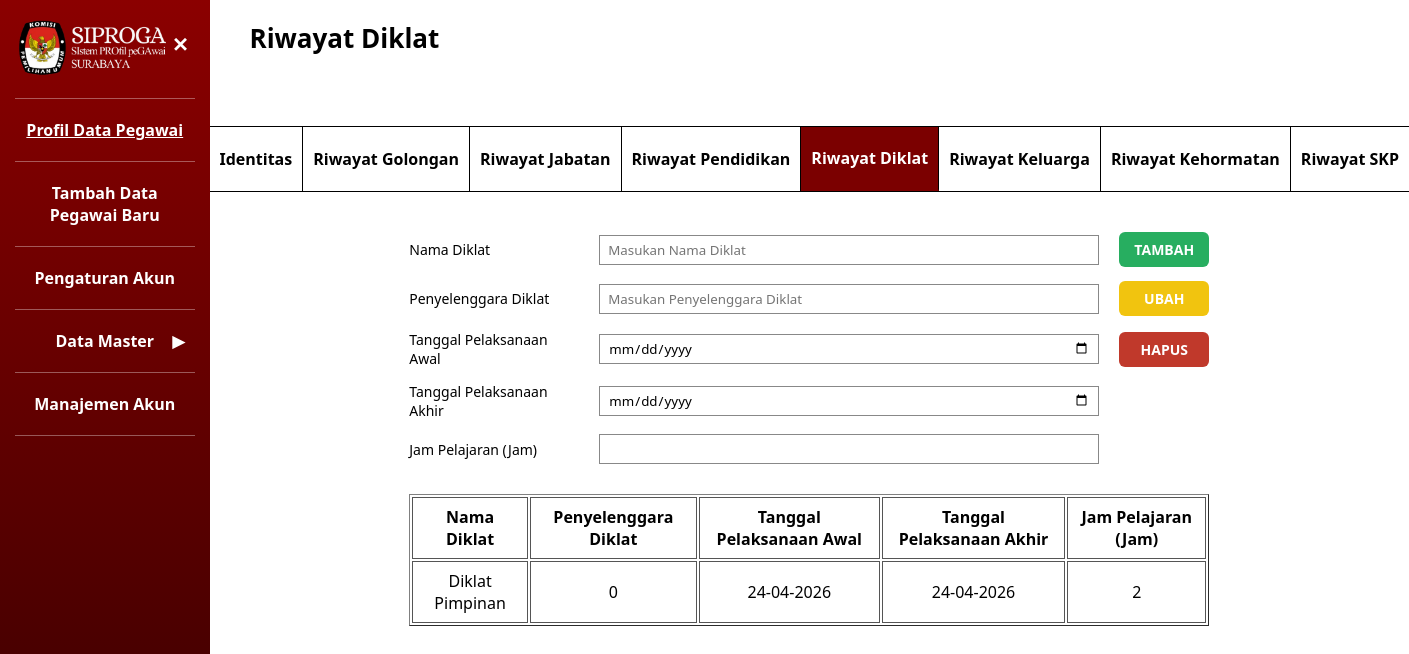
Screenshot of /admin/Admin_Edit_Riwayat_Diklat.php?nip=19170912409801217 (signed in) with the database file from the repository.
### tables this page shows
CREATE TABLE `riwayat_diklat` (
  `id_riwayat_diklat` int UNSIGNED NOT NULL,
  `nip` char(18) NOT NULL,
  `nama_diklat` varchar(100) NOT NULL,
  `penyelenggara_diklat` varchar(100) NOT NULL,
  `tp_awal` date DEFAULT NULL,
  `tp_akhir` date DEFAULT NULL,
  `jp` varchar(100) DEFAULT NULL
);

### admin/Admin_Edit_Riwayat_Diklat.php (the view, shortened to what this page needs)
<?php
include '../config/koneksi.php';
$nip = $_POST['nip'] ?? $_GET['nip'] ?? '';
?>
<!DOCTYPE html>
<html lang="id">
<head>
  <link rel="stylesheet" href="../assets/style.css" />
  <link rel="stylesheet" href="../assets/edit_riwayat.css" />
</head>
<body class="role-admin">
  <aside class="sidebar" id="sidebar">
    <div class="logo_siproga">
      <img src="../auth/Logo_Siproga.png">
      <button class="tombol-menu" id="tombolMenu">✕</button>
    </div>
    <hr class="garis-menu" />
    <a href="Admin_Profil_Data_Pegawai.php" class="item-menu aktif">
      Profil Data Pegawai
    </a>
    <hr class="garis-menu" />
    <a href="Admin_Tambah_Data.php" class="item-menu">
      Tambah Data Pegawai Baru
    </a>
    <hr class="garis-menu" />
    <a href="Admin_Pengaturan_Akun.php" class="item-menu">
      Pengaturan Akun
    </a>
    <hr class="garis-menu" />
    <div class="item-menu" id="menuDataMaster">
      Data Master
      <span class="panah-menu" id="panahDataMaster">▼</span>
    </div>
    <hr class="garis-menu" />
    <a href="Admin_Manajemen_Akun.php" class="item-menu">
      Manajemen Akun
    </a>
    <hr class="garis-menu">
  </aside>
  <main class="konten">
    <h2>Riwayat Diklat</h2>
    <div class="tab-menu">
      <a href="identitas-pegawai.php?nip=<?= $nip ?>" class="tab">Identitas</a>
      <a href="Admin_Edit_Riwayat_Golongan.php?nip=<?= $nip ?>" class="tab">Riwayat Golongan</a>
      <a href="Admin_Edit_Riwayat_Jabatan.php?nip=<?= $nip ?>" class="tab">Riwayat Jabatan</a>
      <a href="Admin_Edit_Riwayat_Pendidikan.php?nip=<?= $nip ?>" class="tab">Riwayat Pendidikan</a>
      <a href="Admin_Edit_Riwayat_Diklat.php?nip=<?= $nip ?>" class="tab aktif">Riwayat Diklat</a>
      <a href="Admin_Edit_Riwayat_Keluarga.php?nip=<?= $nip ?>" class="tab">Riwayat Keluarga</a>
      <a href="Admin_Edit_Riwayat_Kehormatan.php?nip=<?= $nip ?>" class="tab">Riwayat Kehormatan</a>
      <a href="Admin_Edit_Riwayat_SKP.php?nip=<?= $nip ?>" class="tab">Riwayat SKP</a>
    </div>
    <div class="bagian-identitas">
      <div class="form-edit">
      <form method="POST" id="formUpload">
          <div class="baris-form" style="grid-template-columns:170px 500px 120px;">
            <label>Nama Diklat</label>
            <input type="text" name="nama_diklat" placeholder="Masukan Nama Diklat">
            <button type="button" onclick="klikTambah()" class="tombol-tambah btn-kecil">
              TAMBAH
            </button>
          </div>
          <div class="baris-form" style="grid-template-columns:170px 500px 120px;">
            <label>Penyelenggara Diklat</label>
            <input type="text" name="penyelenggara_diklat" placeholder="Masukan Penyelenggara Diklat">
            <button type="button" onclick="klikUbahBeda('id_riwayat_diklat')" class="tombol-ubah btn-kecil">
              UBAH
            </button>
          </div>
          <div class="baris-form" style="grid-template-columns:170px 500px 120px;">
              <label>Tanggal Pelaksanaan Awal</label>
                <input type="date" name="tp_awal">
            <div class="aksi-vertikal">
            <button type="button" onclick="klikHapus('id_riwayat_diklat')" class="tombol-hapus btn-kecil">
              HAPUS
            </button>
            </div>
          </div>
          <div class="baris-form" style="grid-template-columns:170px 500px 120px;">
                <label>Tanggal Pelaksanaan Akhir</label>
                <input type="date" name="tp_akhir">
            </div>
            <div class="baris-form" style="grid-template-columns:170px 500px 120px;">
                <label>Jam Pelajaran (Jam)</label>
                <input type="number" name="jp">
            </div>
          <table class="tabel-riwayat" border="1" cellpadding="5" style="width: 800px;">
            <thead>
              <tr>
                <th>Nama Diklat</th>
                <th>Penyelenggara Diklat</th>
                <th>Tanggal Pelaksanaan Awal</th>
                <th>Tanggal Pelaksanaan Akhir</th>
                <th>Jam Pelajaran (Jam)</th>
              </tr>
            </thead>
            <tbody>
              <?php
              $dataRiwayat = mysqli_query($conn, "
              SELECT *
              FROM riwayat_diklat
              WHERE nip='$nip'
              ORDER BY tp_awal DESC
              ");
              while ($row = mysqli_fetch_assoc($dataRiwayat)) {
                echo "<tr onclick=\"pilihData('".$row['id_riwayat_diklat']."','".$row['nama_diklat']."','".$row['penyelenggara_diklat']."','".$row['tp_awal']."','".$row['tp_akhir']."','".$row['jp']."')\">
                <td>".$row['nama_diklat']."</td>
                <td>".$row['penyelenggara_diklat']."</td>
                <td>".(!empty($row['tp_awal']) ? date('d-m-Y', strtotime($row['tp_awal'])) : '-')."</td>
                <td>".(!empty($row['tp_akhir']) ? date('d-m-Y', strtotime($row['tp_akhir'])) : '-')."</td>
                <td>".(($row['jp'] !== null && $row['jp'] !== '') ? $row['jp'] : '-')."</td>
                </tr>";
              }
              ?>
            </tbody>
          </table>
        </form>
      </div>
    </div>
  </main>
</body>
</html>

### assets/style.css (style rules this page uses)
* { box-sizing: border-box; font-family: "Segoe UI", Tahoma, sans-serif; }
body { margin: 0; min-height: 100vh; display: flex; background: #ffffff; }
.sidebar { width: 260px; background: linear-gradient(to bottom, #8b0000, #3b0000); color: #fff; padding: 20px 15px; min-height: 100vh; }
.tombol-menu { background: none; border: none; color: #fff; font-size: 22px; cursor: pointer; font-weight: bold; }
.garis-menu { border: none; border-top: 1px solid rgba(255, 255, 255, 0.35); margin: 12px 0; }
.item-menu { padding: 8px 5px; cursor: pointer; font-weight: bold; text-align: center; position: relative; display: block; text-decoration: none; color: white; }
.item-menu.aktif { text-decoration: underline; }
.panah-menu { position: absolute; right: 10px; top: 50%; transform: translateY(-50%); }
.konten { flex: 1; padding: 20px 40px 30px; position: relative; }
.konten h2 { margin: 0 0 25px; font-size: 26px; }
.baris-form { display: grid; grid-template-columns: 240px 1fr; align-items: center; margin-bottom: 14px; column-gap: 20px; }
.baris-form label { font-size: 14px; }
.baris-form input { height: 30px; border: 1px solid #888; padding: 4px 8px; width: 100%; }
.tombol-ubah { background: #f1c40f; color: #fff; border: none; padding: 8px 22px; border-radius: 5px; font-weight: bold; cursor: pointer; }
.tombol-hapus { background: #c0392b; color: #fff; border: none; padding: 8px 22px; border-radius: 5px; font-weight: bold; cursor: pointer; }
.tombol-tambah { background: #27ae60; color: #fff; border: none; padding: 8px 22px; border-radius: 5px; font-weight: bold; cursor: pointer; }
.aksi-vertikal { display: flex; flex-direction: column; gap: 10px; }
.tabel-riwayat { width:750px; margin-top:30px; }
.tabel-riwayat th, .tabel-riwayat td { border: 0.8px solid #555; padding: 8px; text-align: center; }
.btn-kecil { width: 90px; padding: 8px 0; font-size: 14px; border-radius: 6px; }
.tab { text-decoration: none; color: inherit; display: flex; align-items: center; justify-content: center; }
.tab-menu { display: flex; width: calc(100% + 80px); margin: 70px -40px 20px -40px; padding: 0; border-bottom: 1px solid #000; border-top: 1px solid #000; background-color: #fff; overflow-x: auto; }
.tab-menu .tab { flex: 1; padding: 20px 10px; border: none; border-right: 1px solid #000; background: #fff; cursor: pointer; font-weight: 600; white-space: nowrap; }
.tab-menu .tab:last-child { border-right: none; }
.tab-menu .tab.aktif { background-color: #7b0000; color: #fff; border-bottom: 2px solid #7b0000; }
.logo_siproga { display: flex; align-items: flex-start; position: relative; }
.logo_siproga img { width: 170px; height: auto; padding-right: 12px; display: block; margin-bottom: 10px; }
.tombol-menu { font-size: 20px; background: none; border: none; color: white; cursor: pointer; position: absolute; right: 0px; top: 10px; }

### assets/edit_riwayat.css (style rules this page uses)
.form-edit { max-width: 800px; margin-top: 0px !important; flex: 1; }
.bagian-identitas { display: flex; justify-content: center; margin-top: 40px; }
.tabel-riwayat { width: 750px; margin-top: 30px; }
.tabel-riwayat tr { cursor: pointer; }

### rows the page displays
riwayat_diklat: nama_diklat "Diklat Pimpinan", penyelenggara_diklat "0", tp_awal "24-04-2026", tp_akhir "24-04-2026", jp "2"
